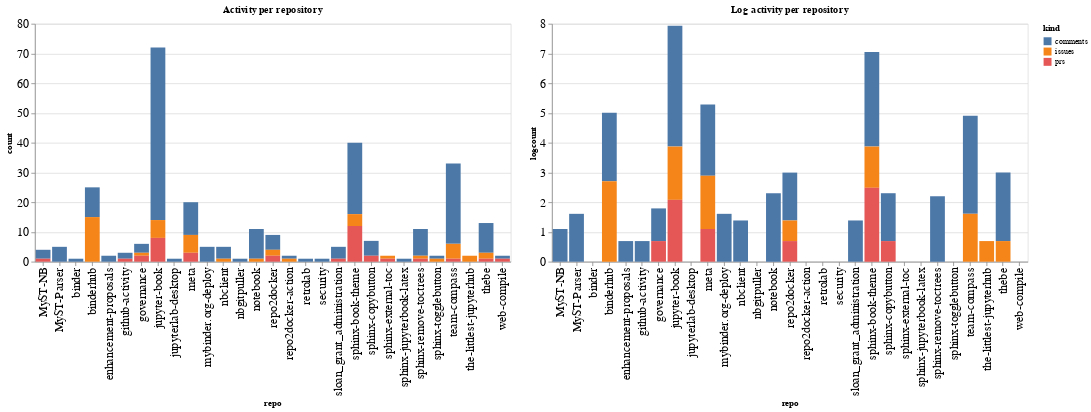

Here is the notebook cell this chart was saved with:
### Code cell
ch1 = alt.Chart(repo_summaries, width=600, title="Activity per repository").mark_bar().encode(
    x='repo',
    y='count',
    color='kind',
    tooltip="kind"
)

ch2 = alt.Chart(repo_summaries, width=600, title="Log activity per repository").mark_bar().encode(
    x='repo',
    y='logcount',
    color='kind',
    tooltip="kind"
)

ch1 | ch2

### Figure 1 — Vega-Lite specification as saved in the notebook (floating-point values rounded to 4 significant figures)
{"config": {"axisLeft": {"labelFontSize": 15}, "axisBottom": {"labelFontSize": 15}}, "hconcat": [{"mark": "bar", "encoding": {"color": {"type": "nominal", "field": "kind"}, "tooltip": {"type": "nominal", "field": "kind"}, "x": {"type": "nominal", "field": "repo"}, "y": {"type": "quantitative", "field": "count"}}, "title": "Activity per repository", "width": 600}, {"mark": "bar", "encoding": {"color": {"type": "nominal", "field": "kind"}, "tooltip": {"type": "nominal", "field": "kind"}, "x": {"type": "nominal", "field": "repo"}, "y": {"type": "quantitative", "field": "logcount"}}, "title": "Log activity per repository", "width": 600}], "data": {"name": "data-ccd594029678b6871906178dc5008267"}, "$schema": "https://vega.github.io/schema/vega-lite/v4.8.1.json", "datasets": {"data-ccd594029678b6871906178dc5008267": [{"repo": "MyST-NB", "kind": "comments", "count": 3, "logcount": 1.099}, {"repo": "MyST-NB", "kind": "prs", "count": 1, "logcount": 0.0}, {"repo": "MyST-Parser", "kind": "comments", "count": 5, "logcount": 1.609}, {"repo": "binder", "kind": "comments", "count": 1, "logcount": 0.0}, {"repo": "binderhub", "kind": "comments", "count": 10, "logcount": 2.303}, {"repo": "binderhub", "kind": "issues", "count": 15, "logcount": 2.708}, {"repo": "enhancement-proposals", "kind": "comments", "count": 2, "logcount": 0.6931}, {"repo": "github-activity", "kind": "comments", "count": 2, "logcount": 0.6931}, {"repo": "github-activity", "kind": "prs", "count": 1, "logcount": 0.0}, {"repo": "governance", "kind": "comments", "count": 3, "logcount": 1.099}, {"repo": "governance", "kind": "issues", "count": 1, "logcount": 0.0}, {"repo": "governance", "kind": "prs", "count": 2, "logcount": 0.6931}, {"repo": "jupyter-book", "kind": "comments", "count": 58, "logcount": 4.06}, {"repo": "jupyter-book", "kind": "issues", "count": 6, "logcount": 1.792}, {"repo": "jupyter-book", "kind": "prs", "count": 8, "logcount": 2.079}, {"repo": "jupyterlab-desktop", "kind": "comments", "count": 1, "logcount": 0.0}, {"repo": "meta", "kind": "comments", "count": 11, "logcount": 2.398}, {"repo": "meta", "kind": "issues", "count": 6, "logcount": 1.792}, {"repo": "meta", "kind": "prs", "count": 3, "logcount": 1.099}, {"repo": "mybinder.org-deploy", "kind": "comments", "count": 5, "logcount": 1.609}, {"repo": "nbclient", "kind": "comments", "count": 4, "logcount": 1.386}, {"repo": "nbclient", "kind": "issues", "count": 1, "logcount": 0.0}, {"repo": "nbgitpuller", "kind": "comments", "count": 1, "logcount": 0.0}, {"repo": "notebook", "kind": "comments", "count": 10, "logcount": 2.303}, {"repo": "notebook", "kind": "issues", "count": 1, "logcount": 0.0}, {"repo": "repo2docker", "kind": "comments", "count": 5, "logcount": 1.609}, {"repo": "repo2docker", "kind": "issues", "count": 2, "logcount": 0.6931}, {"repo": "repo2docker", "kind": "prs", "count": 2, "logcount": 0.6931}, {"repo": "repo2docker-action", "kind": "comments", "count": 1, "logcount": 0.0}, {"repo": "repo2docker-action", "kind": "issues", "count": 1, "logcount": 0.0}, {"repo": "retrolab", "kind": "comments", "count": 1, "logcount": 0.0}, {"repo": "security", "kind": "comments", "count": 1, "logcount": 0.0}, {"repo": "sloan_grant_administration", "kind": "comments", "count": 4, "logcount": 1.386}, {"repo": "sloan_grant_administration", "kind": "prs", "count": 1, "logcount": 0.0}, {"repo": "sphinx-book-theme", "kind": "comments", "count": 24, "logcount": 3.178}, {"repo": "sphinx-book-theme", "kind": "issues", "count": 4, "logcount": 1.386}, {"repo": "sphinx-book-theme", "kind": "prs", "count": 12, "logcount": 2.485}, {"repo": "sphinx-copybutton", "kind": "comments", "count": 5, "logcount": 1.609}, {"repo": "sphinx-copybutton", "kind": "prs", "count": 2, "logcount": 0.6931}, {"repo": "sphinx-external-toc", "kind": "issues", "count": 1, "logcount": 0.0}, {"repo": "sphinx-external-toc", "kind": "prs", "count": 1, "logcount": 0.0}, {"repo": "sphinx-jupyterbook-latex", "kind": "comments", "count": 1, "logcount": 0.0}, {"repo": "sphinx-remove-toctrees", "kind": "comments", "count": 9, "logcount": 2.197}, {"repo": "sphinx-remove-toctrees", "kind": "issues", "count": 1, "logcount": 0.0}, {"repo": "sphinx-remove-toctrees", "kind": "prs", "count": 1, "logcount": 0.0}, {"repo": "sphinx-togglebutton", "kind": "comments", "count": 1, "logcount": 0.0}, {"repo": "sphinx-togglebutton", "kind": "issues", "count": 1, "logcount": 0.0}, {"repo": "team-compass", "kind": "comments", "count": 27, "logcount": 3.296}, {"repo": "team-compass", "kind": "issues", "count": 5, "logcount": 1.609}, {"repo": "team-compass", "kind": "prs", "count": 1, "logcount": 0.0}, {"repo": "the-littlest-jupyterhub", "kind": "issues", "count": 2, "logcount": 0.6931}, {"repo": "thebe", "kind": "comments", "count": 10, "logcount": 2.303}, {"repo": "thebe", "kind": "issues", "count": 2, "logcount": 0.6931}, {"repo": "thebe", "kind": "prs", "count": 1, "logcount": 0.0}, {"repo": "web-compile", "kind": "comments", "count": 1, "logcount": 0.0}, {"repo": "web-compile", "kind": "prs", "count": 1, "logcount": 0.0}]}}
